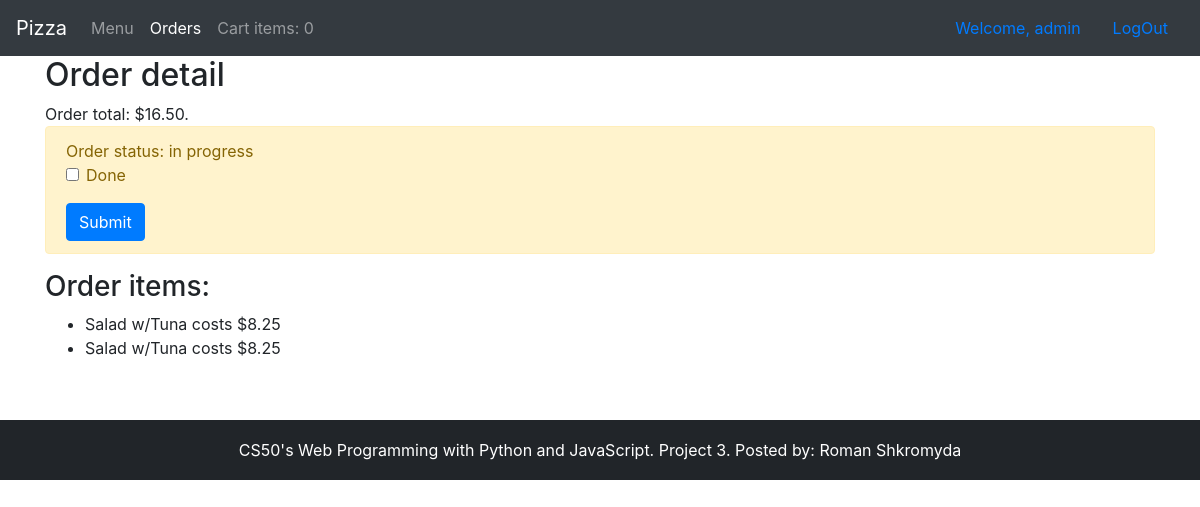
/order/18/ (signed in), run on an earlier commit of the app's database.
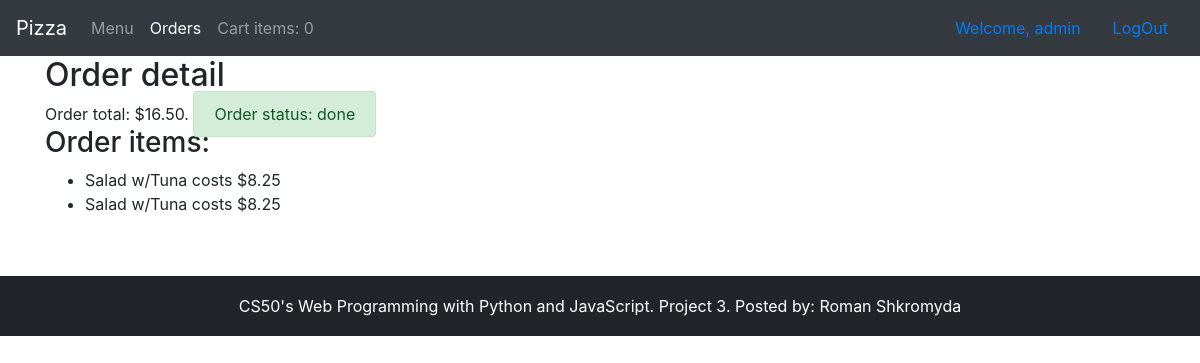
And on a later commit of the database.
### orders/views.py (the view)
# urls.py: path('order/<int:pk>/', OrderDetail.as_view(), name="order-detail"),
class OrderDetail(LoginRequiredMixin, DetailView):
    login_url = '/login/'
    context_object_name = 'order'
    queryset = Order.objects.all()
    get_allow_empty = True
    def get_context_data(self, **kwargs):
        context = super(OrderDetail, self).get_context_data(**kwargs)
        context['form'] = OrderForm
        return context

### orders/templates/orders/order_detail.html (shortened to what this page needs)
{% extends "orders/layout.html" %}
{% block content %}
    <h2>Order detail</h2>
    Order total: ${{ order.total }}.
    {% if order.done %}
        <span class="alert alert-success">Order status: done</span>
    {% else %}
        <div class="alert alert-warning">Order status: in progress
            {% if user.is_staff %}
                <form action="{% url 'order-done' %}" method="post">
                    {% include "orders/form_snippet.html" with form=form %}
                </form>
            {% endif %}
        </div>
    {% endif %}
    <h3>Order items:</h3>
    <ul>
        {% for item in order.orderitem_set.all %}
            <li>{{ item.name }} costs ${{ item.price }}</li>
        {% endfor %}
    </ul>
{% endblock %}

What changed in the data, as far as the page shows it:
changed Order: done False → True (drawn)
Also different on the page:
form field done: "☐" → (not shown)
text no longer shown: "Order status: in progress Done Submit"
text now shown: "Order status: done"
